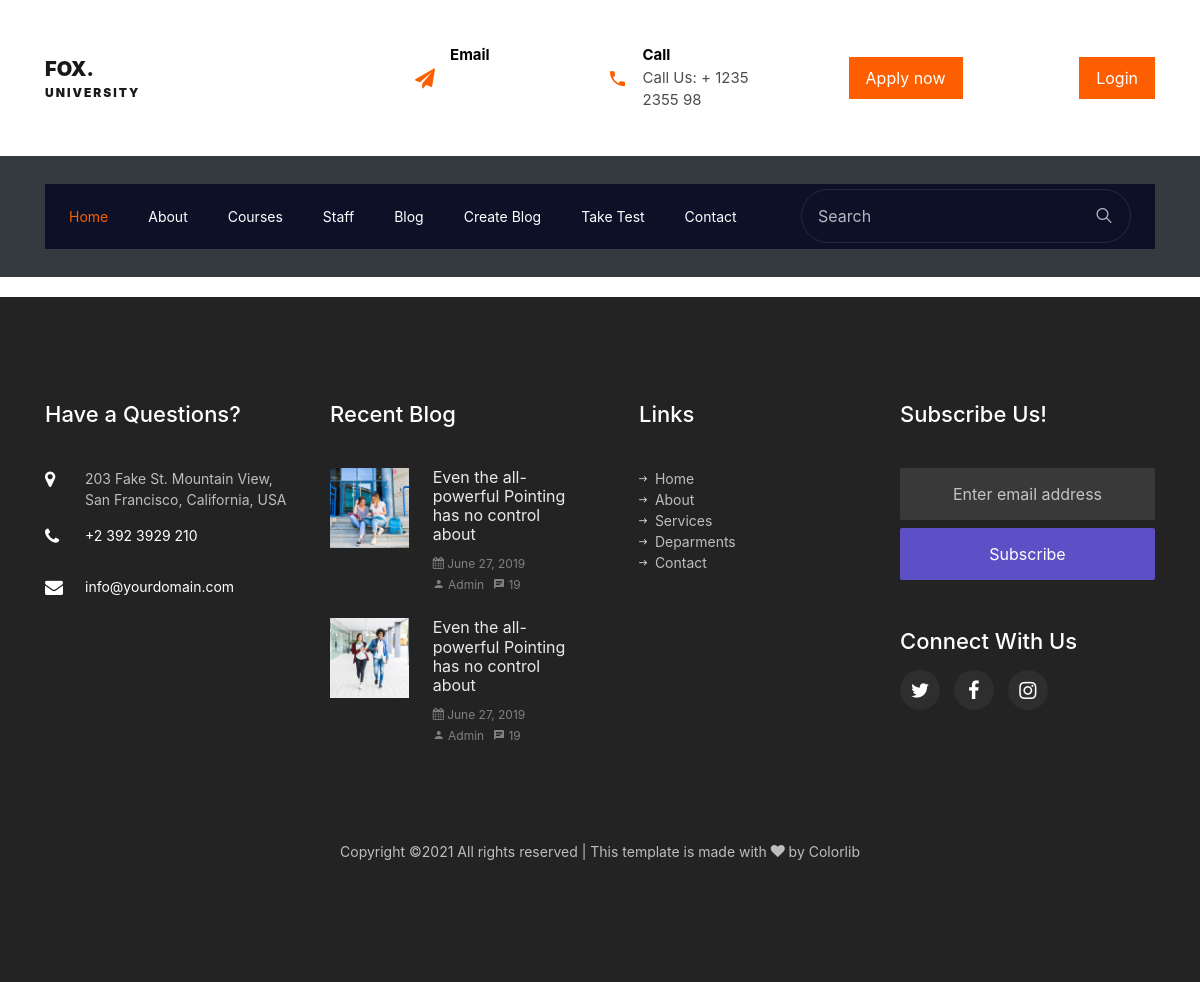
/quiz-list/, run on an earlier commit of the app's database.
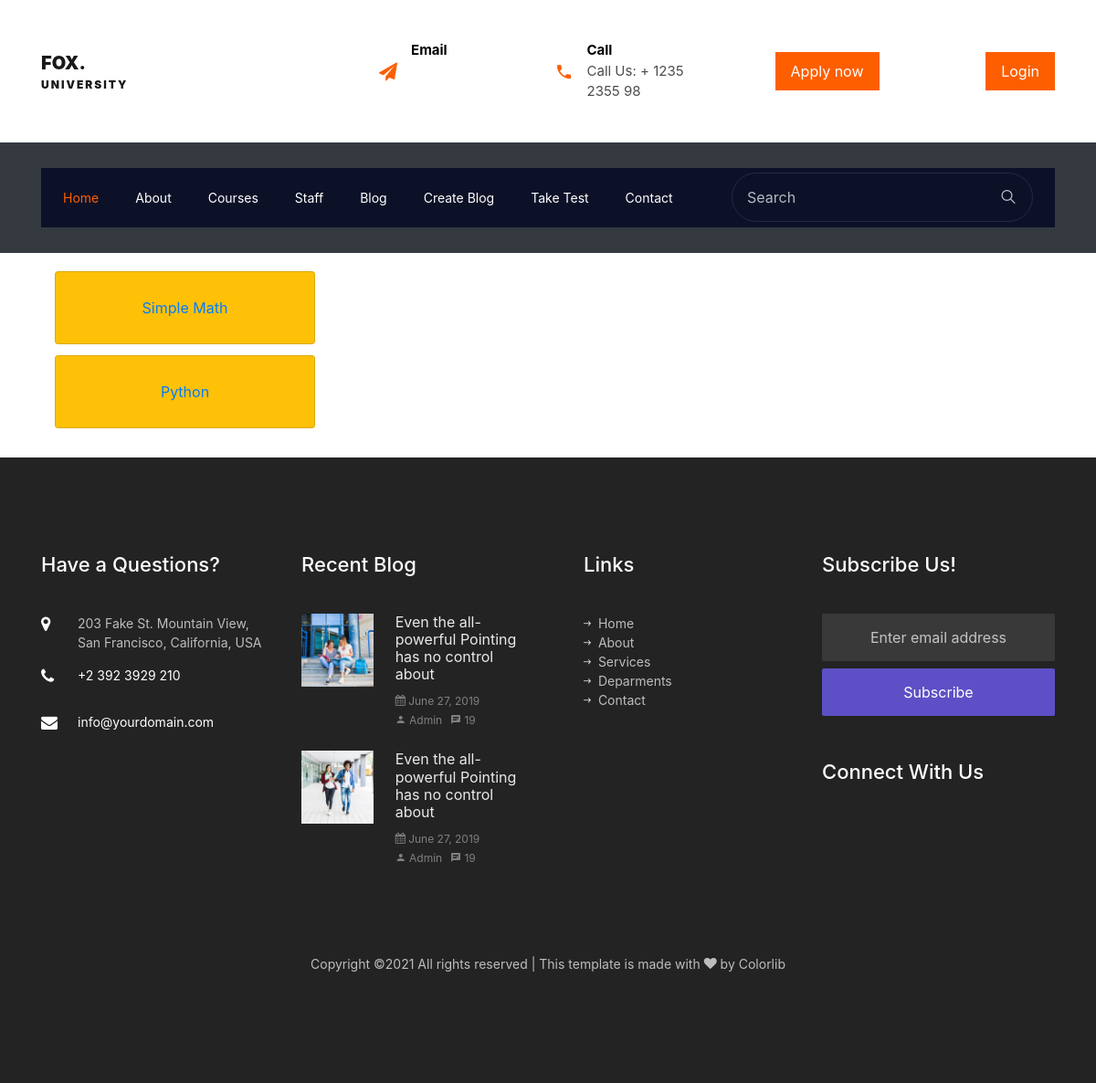
And on a later commit of the database.
### lms_app/models.py (models this page shows, shortened)
class Quiz(models.Model):
    name = models.CharField(max_length=120)
    topic = models.CharField(max_length=120)
    number_of_questions = models.IntegerField()
    time = models.IntegerField(help_text="duration of the quiz in minutes")
    required_score_to_pass = models.IntegerField(help_text="required score in %")
    difficluty = models.CharField(max_length=6, choices=DIFF_CHOICES)
    class Meta:
        verbose_name_plural = 'Quizes'

### lms_app/views.py (the view)
# urls.py: path('quiz-list/', QuizListView.as_view(), name='quiz-list'),
class QuizListView(ListView):
    model = Quiz
    template_name = 'take-test.html'

### templates/take-test.html (shortened to what this page needs)
{% extends 'base.html' %}
{% load static %}
{% block script %}
<link rel="stylesheet" href="{% static 'css/take-test.css' %}">
{% endblock script %}
{% block content %}
<div class="container">
    <div class="col-md-10">
      {% for obj in object_list %}
        <div class="card-columns">
            <div class="card bg-warning">
              <div class="card-body text-center">
                <p class="card-text">
                    <button
                        class="btn btn-link modal-button"
                        data-pk="{{obj.pk}}"
                        data-quiz="{{obj.name}}"
                        data-questions="{{obj.number_of_questions}}"
                        data-difficulty="{{obj.difficluty}}"
                        data-time="{{obj.time}}"
                        data-pass = "{{obj.required_score_to_pass}}"
                        data-toggle="modal"
                        data-target="#quizStartModal">
                        {{obj.name}}
                    </button><br>
                </p>
              </div>
            </div>
          </div>
      {% endfor %}
    </div>
</div>
{% endblock content %}

What changed in the data, as far as the page shows it:
added Quiz: name "Simple Math"
added Quiz: name "Python"
